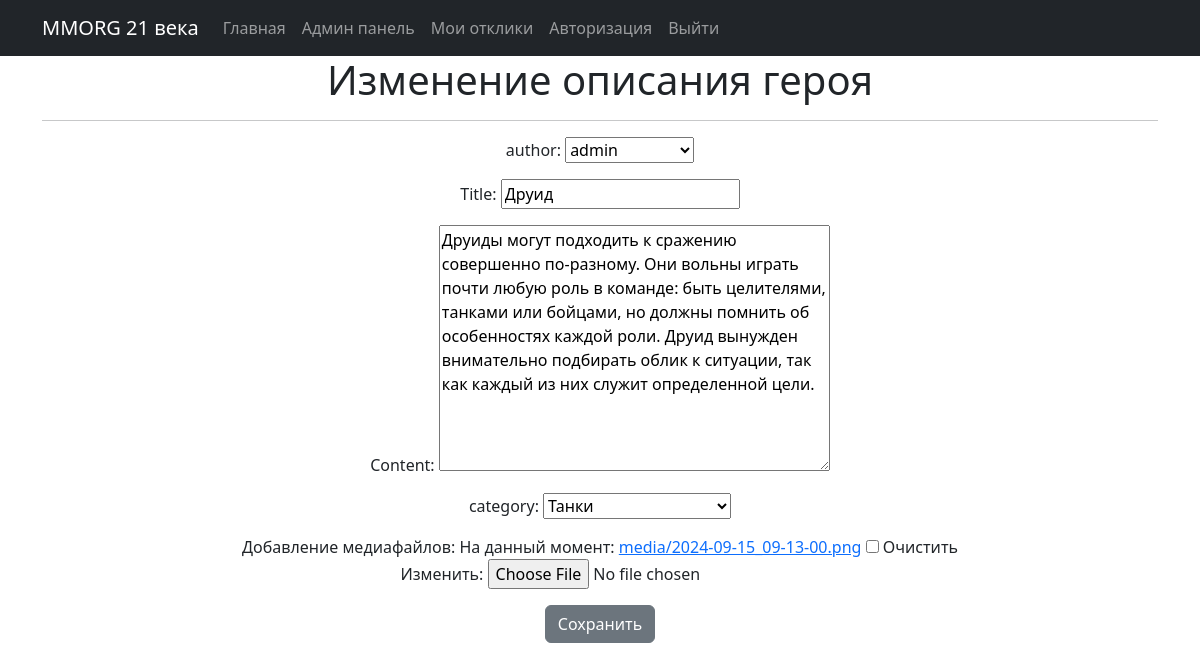
The app's page /6/edit/ (signed in), older data.
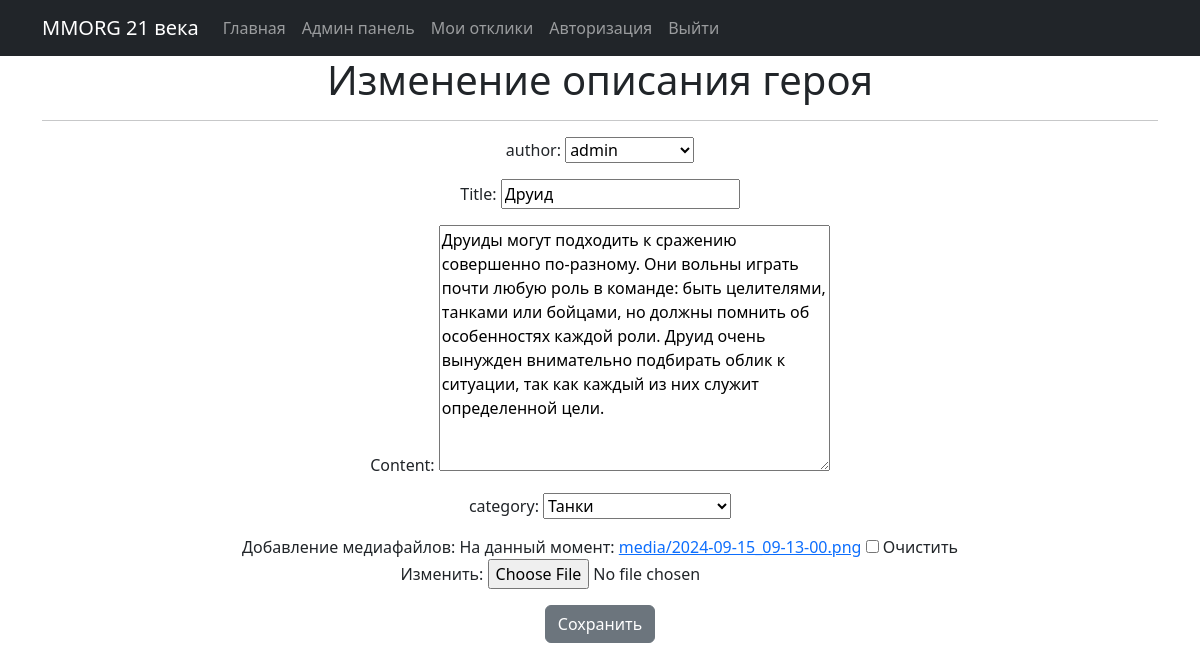
The same page, newer data.
### board/models.py (models this page shows, shortened)
class Message(models.Model):
    author = models.ForeignKey(
        User,
        related_name='message_owner',
        on_delete=models.CASCADE,
        verbose_name="Создатель героя")
    date_create = models.DateTimeField(auto_now_add=True, verbose_name='Дата создания')
    title = models.CharField(verbose_name='Заголовок', max_length=200)
    content = models.TextField(blank=True, null=True, verbose_name="Описание героя")
    message_media = models.FileField(verbose_name='Добавление медиафайлов',
                                     upload_to='media/', blank=True, null=True)
    def __init__(self, *args, **kwargs):
        super().__init__(*args, **kwargs)
    class Meta:
        verbose_name = 'Герой'
        verbose_name_plural = 'Герои'
    tanks = 'TN'
    hills = 'HL'
    dd = 'DD'
    merchants = 'MR'
    gild_masters = 'GM'
    quest_givers = 'QG'
    blacksmiths = 'BS'
    potions_brewers = 'PB'
    spell_masters = 'SM'
    CATEGORIES = [
        (tanks, 'Танки'),
        (hills, 'Хилы'),
        (dd, 'ДД'),
        (merchants, 'Торговцы'),
        (gild_masters, 'Гилдмастеры'),
        (quest_givers, 'Квестгиверы'),
        (blacksmiths, 'Кузнецы'),
        (potions_brewers, 'Зельевары'),
        (spell_masters, 'Мастера заклинаний'),
    ]
    category = models.CharField(verbose_name='Категория',
                                max_length=2,
                                choices=CATEGORIES, default=tanks)

### board/views.py (the view)
# urls.py: path('<int:pk>/edit/', MessageUpdate.as_view(), name='message_edit'),
class MessageUpdate(PermissionRequiredMixin, UpdateView):
    permission_required = ('board.change_message',)
    form_class = MessageForm
    model = Message
    template_name = 'message_edit.html'
    raise_exception = True

### board/forms.py (shortened to what this page needs)
class MessageForm(forms.ModelForm):
    class Meta:
        model = Message
        fields = [
            'author',
            'title',
            'content',
            'category',
            'message_media',
        ]
        labels = {
            'author': 'author',
            'title': 'Title',
            'content': 'Content',
            'category': ' category',
        }

### templates/message_edit.html (shortened to what this page needs)
{% extends 'flatpages/default.html' %}
{% block content %}
<h1>Изменение описания героя</h1>
<hr>
<form action="" method="post" enctype="multipart/form-data">
    {{ form.as_p }}
    <input class="btn btn-secondary" type="submit" value="Сохранить">
</form><br>
{% endblock content %}

Row changes from the older to the newer data that the page shows:
changed Message "admin": content "…особенностях каждой роли. Друид вынужден внимательно подбирать облик…" → "…особенностях каждой роли. Друид очень вынужден внимательно подбирать облик…"
